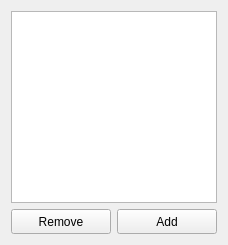
               <widget class="QWidget" name="tab_26">
                <attribute name="title">
                 <string>Data</string>
                </attribute>
                <layout class="QGridLayout" name="gridLayout_49">
                 <item row="0" column="0" colspan="2">
                  <widget class="QListWidget" name="listWidget_19">
                   <property name="selectionMode">
                    <enum>QAbstractItemView::ExtendedSelection</enum>
                   </property>
                  </widget>
                 </item>
                 <item row="1" column="0">
                  <widget class="QPushButton" name="pushButton_51">
                   <property name="minimumSize">
                    <size>
                     <width>100</width>
                     <height>25</height>
                    </size>
                   </property>
                   <property name="maximumSize">
                    <size>
                     <width>100</width>
                     <height>25</height>
                    </size>
                   </property>
                   <property name="text">
                    <string>Remove</string>
                   </property>
                   <property name="icon">
                    <iconset>
                     <normaloff>../../Downloads/.designer/.designer/backup/img/rem.png</normaloff>../../Downloads/.designer/.designer/backup/img/rem.png</iconset>
                   </property>
                  </widget>
                 </item>
                 <item row="1" column="1">
                  <widget class="QPushButton" name="pushButton_52">
                   <property name="minimumSize">
                    <size>
                     <width>100</width>
                     <height>25</height>
                    </size>
                   </property>
                   <property name="maximumSize">
                    <size>
                     <width>100</width>
                     <height>25</height>
                    </size>
                   </property>
                   <property name="text">
                    <string>Add</string>
                   </property>
                   <property name="icon">
                    <iconset>
                     <normaloff>../../Downloads/.designer/.designer/backup/img/add.png</normaloff>../../Downloads/.designer/.designer/backup/img/add.png</iconset>
                   </property>
                  </widget>
                 </item>
                </layout>
               </widget>
